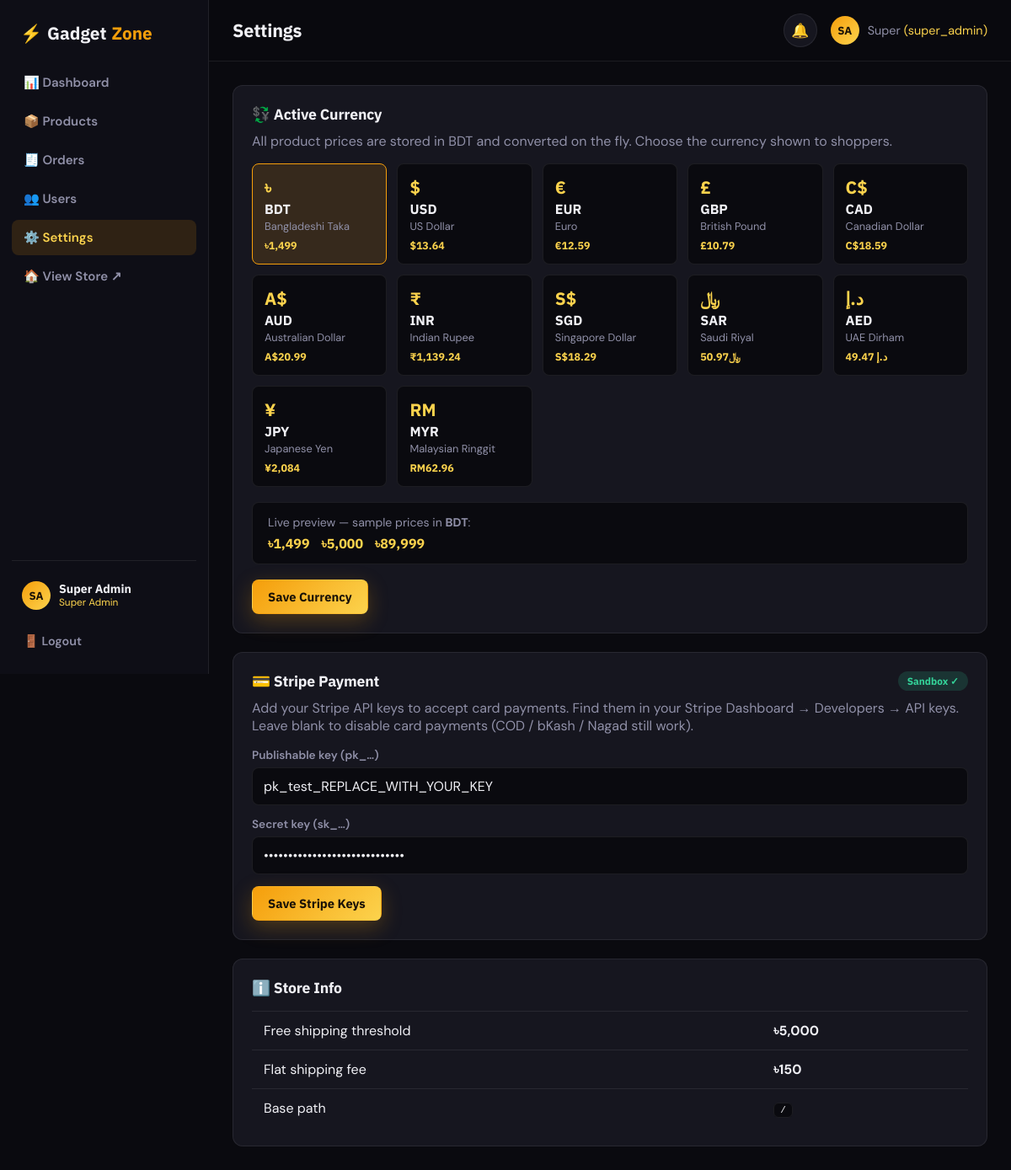
Screenshot of /admin/settings.php (signed in) with the database file from the repository.
### tables this page shows
CREATE TABLE IF NOT EXISTS users (
    id         INT AUTO_INCREMENT PRIMARY KEY,
    first_name VARCHAR(80)  NOT NULL,
    last_name  VARCHAR(80)  NOT NULL,
    email      VARCHAR(150) NOT NULL UNIQUE,
    password   VARCHAR(255) NOT NULL,
    phone      VARCHAR(20),
    address    TEXT,
    city       VARCHAR(100),
    avatar     VARCHAR(255) DEFAULT NULL,
    role       ENUM('member','admin','super_admin') DEFAULT 'member',
    created_at TIMESTAMP DEFAULT CURRENT_TIMESTAMP
);

CREATE TABLE IF NOT EXISTS settings (
    id            INT AUTO_INCREMENT PRIMARY KEY,
    setting_key   VARCHAR(100) NOT NULL UNIQUE,
    setting_value TEXT         NOT NULL,
    updated_at    TIMESTAMP DEFAULT CURRENT_TIMESTAMP ON UPDATE CURRENT_TIMESTAMP
);

### includes/db.php (called while the page is built, shortened)
<?php
$conn = mysqli_init();
$conn->set_charset('utf8mb4');
function url($path = '')
{
    return BASE_URL . '/' . ltrim($path, '/');
}
require_once __DIR__ . '/currency.php';
require_once __DIR__ . '/functions.php';

### includes/functions.php (called while the page is built, shortened)
<?php
function e($data)
{
    return htmlspecialchars((string)$data, ENT_QUOTES, 'UTF-8');
}
function getSetting($key, $default = null)
{
    global $conn;
    $stmt = $conn->prepare("SELECT setting_value FROM settings WHERE setting_key=? LIMIT 1");
    $stmt->bind_param('s', $key);
    $stmt->execute();
    $stmt->bind_result($val);
    $found = $stmt->fetch();
    return $found ? $val : $default;
}
function isLoggedIn()
{
    return isset($_SESSION['user_id']) && (int)$_SESSION['user_id'] > 0;
}
function getCurrentUser()
{
    global $conn;
    $id   = (int)$_SESSION['user_id'];
    $stmt = $conn->prepare("SELECT * FROM users WHERE id=? LIMIT 1");
    $stmt->bind_param('i', $id);
    $stmt->execute();
    $user = $stmt->get_result()->fetch_assoc();
    return $user ?: null;
}
function initials($first, $last = '')
{
    $a = mb_substr(trim($first), 0, 1);
    $b = mb_substr(trim($last), 0, 1);
    return strtoupper($a . $b) ?: 'U';
}
    ob_start(); ?>

### includes/currency.php (called while the page is built, shortened)
<?php
function currencyTable()
{
    return [
        'BDT' => ['৳',   'Bangladeshi Taka',  1.00,    0, false],
        'USD' => ['$',   'US Dollar',         0.0091,  2, false],
        'EUR' => ['€',   'Euro',              0.0084,  2, false],
        'GBP' => ['£',   'British Pound',     0.0072,  2, false],
        'CAD' => ['C$',  'Canadian Dollar',   0.0124,  2, false],
        'AUD' => ['A$',  'Australian Dollar', 0.0140,  2, false],
        'INR' => ['₹',   'Indian Rupee',      0.76,    2, false],
        'SGD' => ['S$',  'Singapore Dollar',  0.0122,  2, false],
        'SAR' => ['﷼',   'Saudi Riyal',       0.034,   2, false],
        'AED' => ['د.إ', 'UAE Dirham',        0.033,   2, true ],
        'JPY' => ['¥',   'Japanese Yen',      1.39,    0, false],
        'MYR' => ['RM',  'Malaysian Ringgit', 0.042,   2, false],
    ];
}
function getActiveCurrency()
{
    if (isset($_SESSION['_cur_cache']) && is_array($_SESSION['_cur_cache'])) {
        return $_SESSION['_cur_cache'];
    }
    $cur = compact('code', 'symbol', 'name', 'rate', 'decimals', 'after');
    return $cur;
}
function convertAmount($bdt)
{
    $cur = getActiveCurrency();
    return (float)$bdt * $cur['rate'];
}
function formatPrice($bdt)
{
    $cur     = getActiveCurrency();
    $value   = convertAmount($bdt);
    $number  = number_format($value, $cur['decimals']);
    return $cur['after']
        ? $number . ' ' . $cur['symbol']
        : $cur['symbol'] . $number;
}

### admin/settings.php (the view, shortened to what this page needs)
<?php
require_once __DIR__ . '/../includes/db.php';
$admin_title = 'Settings';
require_once __DIR__ . '/layout.php';
$active   = getActiveCurrency()['code'];
$pk       = getSetting('stripe_publishable_key', '');
$sk       = getSetting('stripe_secret_key', '');
$table    = currencyTable();
$stripeStatus = 'not_set';
if (strpos($pk, 'pk_test_') === 0 && strpos($sk, 'sk_test_') === 0) {
    $stripeStatus = 'sandbox';
} elseif (strpos($pk, 'pk_live_') === 0 && strpos($sk, 'sk_live_') === 0) {
    $stripeStatus = 'live';
}
$stripeLabel = ['not_set' => 'Not Set', 'sandbox' => 'Sandbox ✓', 'live' => 'LIVE'][$stripeStatus];
$stripeColor = ['not_set' => 'red', 'sandbox' => 'green', 'live' => 'amber'][$stripeStatus];
$sampleBdt = [1499, 5000, 89999];
?>
<div class="admin-card">
    <div class="admin-card-head"><h3>💱 Active Currency</h3></div>
    <p class="muted" style="margin-top:-6px">All product prices are stored in BDT and converted on the fly. Choose the currency shown to shoppers.</p>
    <form method="POST">
        <div class="currency-grid">
            <?php foreach ($table as $code => $info):
                [$symbol, $name, $rate, $decimals, $after] = $info;
                $sampleVal = number_format($sampleBdt[0] * $rate, $decimals);
                $sample = $after ? $sampleVal . ' ' . $symbol : $symbol . $sampleVal;
            ?>
                <label class="currency-opt <?= $active===$code?'selected':'' ?>" data-preview="<?= e($sample) ?>">
                    <span class="cur-symbol"><?= e($symbol) ?></span>
                    <span class="cur-code"><?= e($code) ?></span>
                    <span class="cur-name"><?= e($name) ?></span>
                    <span class="cur-preview"><?= e($sample) ?></span>
                </label>
            <?php endforeach; ?>
        </div>
        <div class="currency-preview-box">
            Live preview &mdash; sample prices in <strong id="curPreviewCode"><?= e($active) ?></strong>:
            <div class="currency-preview-row" id="curPreviewRow">
                <?php foreach ($sampleBdt as $bdt): ?>
                    <span><?= e(formatPrice($bdt)) ?></span>
                <?php endforeach; ?>
            </div>
        </div>
        <div style="margin-top:18px"><button class="btn btn-primary">Save Currency</button></div>
    </form>
</div>
<div class="admin-card">
    <div class="admin-card-head">
        <h3>💳 Stripe Payment</h3>
        <span class="status-badge sb-<?= $stripeColor ?>"><?= e($stripeLabel) ?></span>
    </div>
    <p class="muted" style="margin-top:-6px">Add your Stripe API keys to accept card payments. Find them in your Stripe Dashboard → Developers → API keys. Leave blank to disable card payments (COD / bKash / Nagad still work).</p>
    <form method="POST" class="settings-form">
        <div class="field full">
            <label>Publishable key (pk_…)</label>
            <input type="text" name="stripe_publishable_key" value="<?= e($pk) ?>" placeholder="pk_test_xxxxxxxxxxxx" autocomplete="off">
        </div>
        <div class="field full">
            <label>Secret key (sk_…)</label>
            <input type="password" name="stripe_secret_key" value="<?= e($sk) ?>" placeholder="sk_test_xxxxxxxxxxxx" autocomplete="off">
        </div>
        <div style="margin-top:6px"><button class="btn btn-primary">Save Stripe Keys</button></div>
    </form>
</div>
<div class="admin-card">
    <div class="admin-card-head"><h3>ℹ️ Store Info</h3></div>
    <table class="data-table">
        <tbody>
            <tr><td>Free shipping threshold</td><td><strong><?= formatPrice(FREE_SHIPPING_THRESHOLD) ?></strong></td></tr>
            <tr><td>Flat shipping fee</td><td><strong><?= formatPrice(SHIPPING_FEE) ?></strong></td></tr>
            <tr><td>Base path</td><td><code><?= e(BASE_URL ?: '/') ?></code></td></tr>
        </tbody>
    </table>
</div>
<?php require_once __DIR__ . '/footer.php'; ?>

### admin/layout.php (shortened to what this page needs)
<?php
require_once __DIR__ . '/../includes/db.php';
$admin = getCurrentUser();
$__current = basename($_SERVER['PHP_SELF']);
$__cssVer  = @filemtime(__DIR__ . '/admin.css') ?: time();
?>
<!DOCTYPE html>
<html lang="en">
<head>
    <link rel="stylesheet" href="<?= url('admin/admin.css') ?>?v=<?= $__cssVer ?>">
</head>
<body data-base="<?= e(BASE_URL) ?>">
<div class="admin-shell">
    <aside class="admin-sidebar" id="adminSidebar">
        <a class="admin-brand" href="<?= url('index.php') ?>" title="Back to storefront">
            <span class="brand-mark">⚡</span> Gadget<span class="brand-accent">Zone</span>
        </a>
        <nav class="admin-nav">
            <a href="<?= url('admin/index.php') ?>"    class="<?= $__current==='index.php'?'active':'' ?>">📊 Dashboard</a>
            <a href="<?= url('admin/products.php') ?>" class="<?= $__current==='products.php'?'active':'' ?>">📦 Products</a>
            <a href="<?= url('admin/orders.php') ?>"   class="<?= $__current==='orders.php'?'active':'' ?>">
                🧾 Orders
            </a>
            <a href="<?= url('admin/users.php') ?>"    class="<?= $__current==='users.php'?'active':'' ?>">👥 Users</a>
            <a href="<?= url('admin/settings.php') ?>" class="<?= $__current==='settings.php'?'active':'' ?>">⚙️ Settings</a>
            <a href="<?= url('index.php') ?>" target="_blank" rel="noopener">🏠 View Store ↗</a>
        </nav>
        <div class="admin-sidebar-foot">
            <div class="admin-sidebar-user">
                <span class="avatar-mini"><?= e(initials($admin['first_name'], $admin['last_name'])) ?></span>
                <div class="sb-user-meta">
                    <strong><?= e($admin['first_name'] . ' ' . $admin['last_name']) ?></strong>
                    <span><?= e(str_replace('_', ' ', $admin['role'])) ?></span>
                </div>
            </div>
            <a href="<?= url('pages/logout.php') ?>" class="logout-link">🚪 Logout</a>
        </div>
    </aside>
    <div class="admin-main">
        <header class="admin-topbar">
            <h1 class="admin-page-title"><?= isset($admin_title) ? e($admin_title) : 'Dashboard' ?></h1>
            <a class="topbar-bell" href="<?= url('admin/orders.php?status=pending') ?>" title="Pending orders">
                🔔
            </a>
            <div class="admin-user">
                <span class="avatar-mini"><?= e(initials($admin['first_name'], $admin['last_name'])) ?></span>
                <span class="admin-user-name"><?= e($admin['first_name']) ?> <em>(<?= e($admin['role']) ?>)</em></span>
            </div>
        </header>
        <div class="admin-body">

### rows the page displays
users: first_name+last_name "SA", first_name+last_name "Super Admin", role "Super Admin", first_name "Super", role "super_admin"
settings: stripe_publishable_key "pk_test_REPLACE_WITH_YOUR_KEY"

### other values shown
$admin_title "Settings"
$symbol "৳"
$code "BDT"
$name "Bangladeshi Taka"
$sample "৳1,499"
$symbol "$"
$code "USD"
$name "US Dollar"
$sample "$13.64"
$symbol "€"
$code "EUR"
$name "Euro"
$sample "€12.59"
$symbol "£"
$code "GBP"
